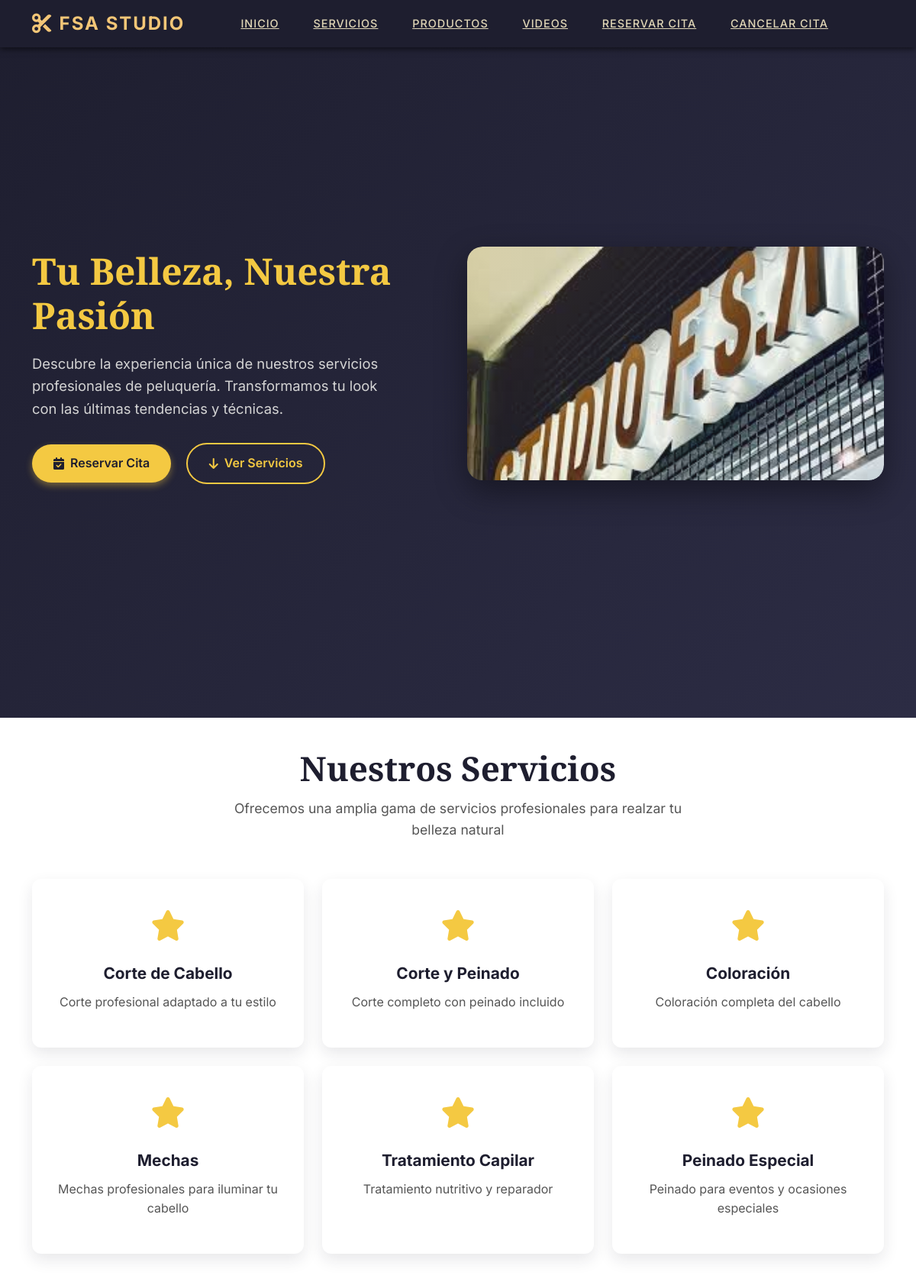
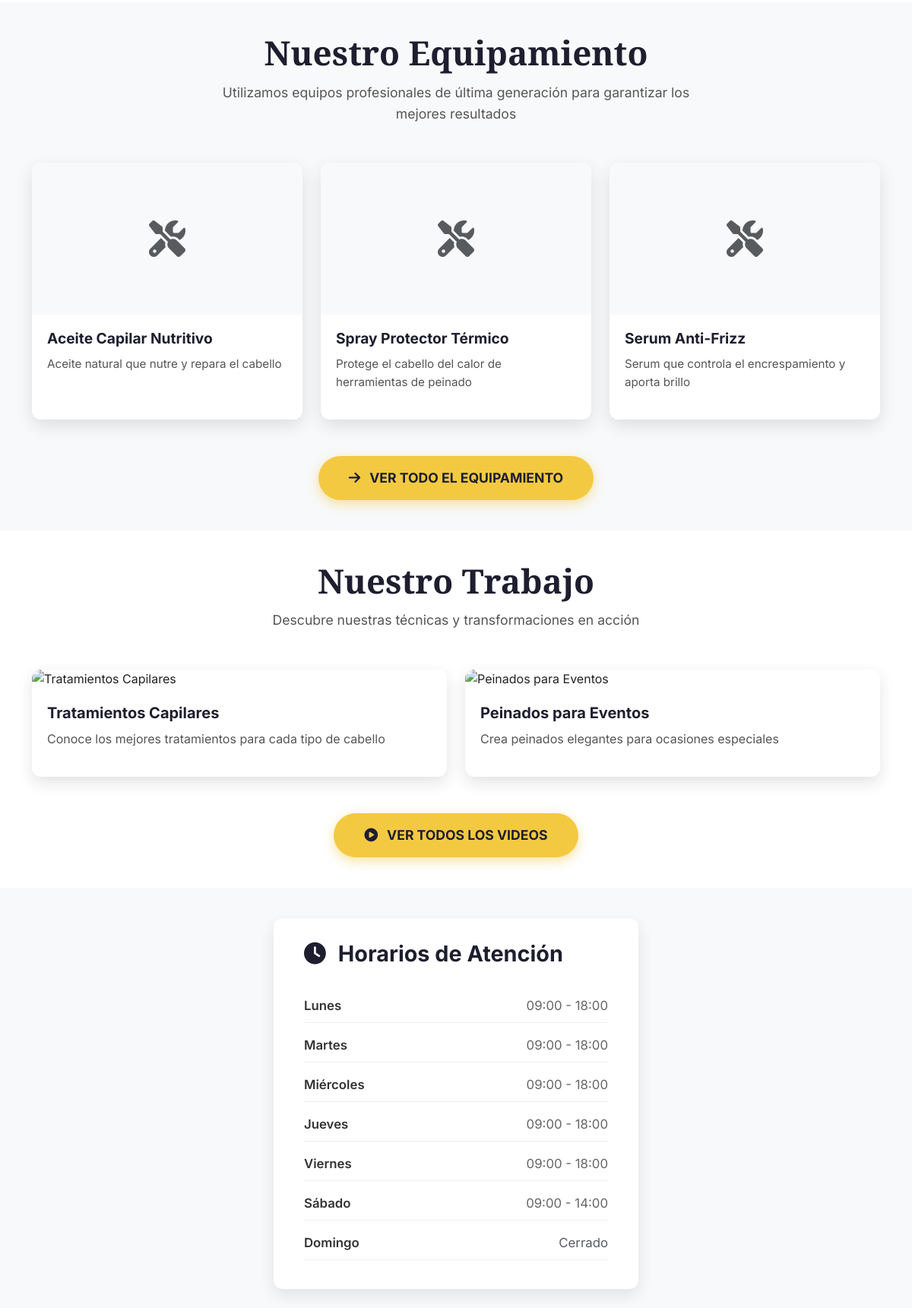
The page / (upper part) on the database its author committed (2 pictures, top to bottom).
### tables this page shows
CREATE TABLE servicios (
    id INT AUTO_INCREMENT PRIMARY KEY,
    nombre VARCHAR(100) NOT NULL,
    descripcion TEXT,
    duracion INT DEFAULT 30 COMMENT 'Duración en minutos',
    precio DECIMAL(10,2),
    activo BOOLEAN DEFAULT TRUE,
    icono TEXT,
    orden INT DEFAULT 0,
    fecha_creacion TIMESTAMP DEFAULT CURRENT_TIMESTAMP,
    fecha_actualizacion TIMESTAMP DEFAULT CURRENT_TIMESTAMP ON UPDATE CURRENT_TIMESTAMP,
    INDEX idx_activo (activo),
    INDEX idx_orden (orden)
);

CREATE TABLE productos (
    id INT AUTO_INCREMENT PRIMARY KEY,
    nombre VARCHAR(100) NOT NULL,
    descripcion TEXT NOT NULL,
    precio DECIMAL(10,2) NOT NULL,
    imagen VARCHAR(255) NULL,
    activo BOOLEAN DEFAULT TRUE,
    fecha_creacion TIMESTAMP DEFAULT CURRENT_TIMESTAMP,
    fecha_actualizacion TIMESTAMP DEFAULT CURRENT_TIMESTAMP ON UPDATE CURRENT_TIMESTAMP,
    INDEX idx_activo (activo)
);

CREATE TABLE videos (
    id INT AUTO_INCREMENT PRIMARY KEY,
    titulo VARCHAR(100) NOT NULL,
    descripcion TEXT NOT NULL,
    youtube_id VARCHAR(50) NOT NULL,
    categoria_id INT,
    activo BOOLEAN DEFAULT TRUE,
    fecha_creacion TIMESTAMP DEFAULT CURRENT_TIMESTAMP,
    fecha_actualizacion TIMESTAMP DEFAULT CURRENT_TIMESTAMP ON UPDATE CURRENT_TIMESTAMP,
    INDEX idx_activo (activo),
    INDEX idx_categoria (categoria_id),
    FOREIGN KEY (categoria_id) REFERENCES categorias_videos(id) ON DELETE SET NULL
);

### includes/db.php (called while the page is built, shortened)
<?php
class Database {
    private $host;
    private $dbname;
    private $username;
    private $password;
    private $pdo;
    public function __construct() {
        $this->host = DB_HOST;
        $this->dbname = DB_NAME;
        $this->username = DB_USER;
        $this->password = DB_PASS;
    }
    private function connect() {
        try {
            $dsn = "mysql:host={$this->host};dbname={$this->dbname};charset=utf8mb4";
            $options = [
                PDO::ATTR_ERRMODE => PDO::ERRMODE_EXCEPTION,
                PDO::ATTR_DEFAULT_FETCH_MODE => PDO::FETCH_ASSOC,
                PDO::ATTR_EMULATE_PREPARES => false,
            ];
            $this->pdo = new PDO($dsn, $this->username, $this->password, $options);
        } catch (PDOException $e) {
            die("Connection failed: " . $e->getMessage());
        }
    }
    public function query($sql, $params = []) {
        try {
            $stmt = $this->pdo->prepare($sql);
            $stmt->execute($params);
            return $stmt;
        } catch (PDOException $e) {
            error_log("Database query error: " . $e->getMessage());
            throw $e;
        }
    }
    public function fetchAll($sql, $params = []) {
        $stmt = $this->query($sql, $params);
        return $stmt->fetchAll();
    }
}
$db = new Database();
?>

### includes/functions.php (called while the page is built, shortened)
<?php
function getFeaturedServices($limit = 6) {
    global $db;
    return $db->fetchAll("SELECT * FROM servicios WHERE activo = 1 ORDER BY orden ASC LIMIT ?", [$limit]);
}
function getFeaturedProducts($limit = 3) {
    global $db;
    $cache_file = __DIR__ . '/../cache/featured_products.json';
    $productos = $db->fetchAll(
        "SELECT id, nombre, descripcion, imagen FROM productos WHERE activo = 1 ORDER BY id DESC LIMIT ?",
        [$limit]
    );
    return $productos;
}
function getFeaturedVideos($limit = 2) {
    global $db;
    return $db->fetchAll("
        SELECT v.*, c.nombre as categoria_nombre
        FROM videos v
        LEFT JOIN categorias_videos c ON v.categoria_id = c.id
        WHERE v.activo = 1
        ORDER BY v.id DESC
        LIMIT ?
    ", [$limit]);
}
function getHorarios() {
    global $db;
    $result = $db->fetchAll("SELECT id_dia, dia, hora_apertura, hora_cierre, cerrado, horario_partido, hora_apertura_tarde, hora_cierre_tarde FROM horarios ORDER BY id_dia ASC");
    $horarios = [];
    foreach ($result as $row) {
        if ($row['cerrado']) {
            $horarios[$row['dia']] = [
                'apertura' => 'Cerrado',
                'cierre' => 'Cerrado'
            ];
        } else {
            $apertura = substr($row['hora_apertura'], 0, 5);
            $cierre = substr($row['hora_cierre'], 0, 5);
            $horarios[$row['dia']] = [
                'apertura' => $apertura,
                'cierre' => $cierre
            ];
        }
    }
    return $horarios;
}
?>

### index.php (the view, shortened to what this page needs)
<?php
require_once 'includes/functions.php';
require_once 'includes/db.php';
$servicios_destacados = getFeaturedServices(6);
$productos_destacados = getFeaturedProducts(3);
$videos_destacados = getFeaturedVideos(2);
$horarios = getHorarios();
?>
<!DOCTYPE html>
<html lang="es">
<head>
    <link href="https://cdn.jsdelivr.net/npm/bootstrap@5.3.0/dist/css/bootstrap.min.css" rel="stylesheet">
    <link rel="stylesheet" href="https://cdnjs.cloudflare.com/ajax/libs/font-awesome/6.4.0/css/all.min.css">
    <link rel="stylesheet" href="css/styles.css">
</head>
<body>
    <?php include_once "includes/navbar.php";?>
    <div class="main-wrapper">
        <section class="hero-section">
            <div class="container">
                <div class="row align-items-center min-vh-100">
                    <div class="col-lg-6">
                        <div class="hero-content fade-in-up">
                            <h1 class="hero-title">
                                Tu Belleza, Nuestra Pasión
                            </h1>
                            <p class="hero-subtitle">
                                Descubre la experiencia única de nuestros servicios profesionales de peluquería.
                                Transformamos tu look con las últimas tendencias y técnicas.
                            </p>
                            <div class="hero-buttons">
                                <a href="citas.php" class="btn-modern fade-in-up-delay-1">
                                    <i class="fas fa-calendar-check"></i>
                                    Reservar Cita
                                </a>
                                <a href="#servicios" class="btn-outline-modern fade-in-up-delay-2">
                                    <i class="fas fa-arrow-down"></i>
                                    Ver Servicios
                                </a>
                            </div>
                        </div>
                    </div>
                    <div class="col-lg-6">
                        <div class="text-center fade-in-up fade-in-up-delay-3">
                            <div class="hero-image-wrapper">
                                <img src="./uploads/fsa_studio.jfif"
                                    alt="Peluquería profesional"
                                    class="img-fluid hero-image">
                            </div>
                        </div>
                    </div>
                </div>
            </div>
        </section>
        <?php if (!empty($servicios_destacados)): ?>
        <section id="servicios" class="section-modern">
            <div class="container">
                <div class="section-header">
                    <h2 class="section-title">Nuestros Servicios</h2>
                    <p class="section-subtitle">
                        Ofrecemos una amplia gama de servicios profesionales para realzar tu belleza natural
                    </p>
                </div>
                <div class="row g-4">
                    <?php foreach ($servicios_destacados as $servicio): ?>
                    <div class="col-lg-4 col-md-6">
                        <div class="feature-card">
                            <div class="feature-icon">
                                <i class="fas <?php echo $servicio['icono'] ?? 'fa-star'; ?>"></i>
                            </div>
                            <h3 class="feature-title"><?php echo htmlspecialchars($servicio['nombre']); ?></h3>
                            <p class="feature-description"><?php echo htmlspecialchars($servicio['descripcion']); ?></p>
                        </div>
                    </div>
                    <?php endforeach; ?>
                </div>
            </div>
        </section>
        <?php endif; ?>
        <?php if (!empty($productos_destacados)): ?>
        <section class="section-modern bg-light">
            <div class="container">
                <div class="section-header">
                    <h2 class="section-title">Nuestro Equipamiento</h2>
                    <p class="section-subtitle">
                        Utilizamos equipos profesionales de última generación para garantizar los mejores resultados
                    </p>
                </div>
                <div class="row g-4">
                    <?php foreach ($productos_destacados as $producto): ?>
                    <div class="col-lg-4 col-md-6">
                        <div class="product-card">
                            <?php
                            if (!empty($producto['imagen'])) {
                                $thumb = getThumbnail($producto['imagen']);
                                if ($thumb) {
                                    echo '<img src="' . htmlspecialchars($thumb) . '"
                                        alt="' . htmlspecialchars($producto['nombre']) . '"
                                        class="product-image-detailed"
                                        loading="lazy">';
                                } else {
                                    echo '<div class="bg-light d-flex align-items-center justify-content-center" style="height:200px;">
                                            <i class="fas fa-tools fa-3x text-muted"></i>
                                        </div>';
                                }
                            } else {
                                echo '<div class="bg-light d-flex align-items-center justify-content-center" style="height:200px;">
                                        <i class="fas fa-tools fa-3x text-muted"></i>
                                    </div>';
                            }
                            ?>
                            <div class="product-content">
                                <h3 class="product-title"><?php echo htmlspecialchars($producto['nombre']); ?></h3>
                                <p class="product-description"><?php echo htmlspecialchars($producto['descripcion']); ?></p>
                            </div>
                        </div>
                    </div>
                <?php endforeach; ?>
                </div>
                <div class="text-center mt-5">
                    <a href="productos.php" class="btn-cta-white">
                        <i class="fas fa-arrow-right"></i>
                        Ver Todo el Equipamiento
                    </a>
                </div>
            </div>
        </section>
        <?php endif; ?>
        <?php if (!empty($videos_destacados)): ?>
        <section class="section-modern">
            <div class="container">
                <div class="section-header">
                    <h2 class="section-title">Nuestro Trabajo</h2>
                    <p class="section-subtitle">
                        Descubre nuestras técnicas y transformaciones en acción
                    </p>
                </div>
                <div class="row g-4">
                    <?php foreach ($videos_destacados as $video): ?>
                    <div class="col-lg-6">
                        <div class="video-card">
                            <div class="video-thumbnail-gallery">
                            </div>
                            <div class="video-content">
                                <h3 class="video-title"><?php echo htmlspecialchars($video['titulo']); ?></h3>
                                <p class="video-description"><?php echo htmlspecialchars($video['descripcion']); ?></p>
                            </div>
                        </div>
                    </div>
                    <?php endforeach; ?>
                </div>
                <div class="text-center mt-5">
                    <a href="videos.php" class="btn-cta-white">
                        <i class="fas fa-play-circle"></i>
                        Ver Todos los Videos
                    </a>
                </div>
            </div>
        </section>
        <?php endif; ?>
        <section class="section-modern bg-light">
            <div class="container">
                <div class="row justify-content-center">
                    <div class="col-lg-8">
                        <div class="hours-card">
                            <h2 class="hours-title">
                                <i class="fas fa-clock me-3"></i>
                                Horarios de Atención
                            </h2>
                            <?php foreach ($horarios as $dia => $horario): ?>
                            <div class="hours-item">
                                <span class="hours-day"><?php echo $dia; ?></span>
                                <span class="hours-time">
                                    <?php if ($horario['apertura'] === 'Cerrado'): ?>
                                        <span class="text-muted">Cerrado</span>
                                    <?php else: ?>
                                        <?php echo $horario['apertura']; ?>
                                        <?php if ($horario['cierre'] !== $horario['apertura']): ?>
                                            - <?php echo $horario['cierre']; ?>
                                        <?php endif; ?>
                                    <?php endif; ?>
                                </span>
                            </div>
                            <?php endforeach; ?>
                        </div>
                    </div>
                </div>
            </div>
        </section>
    </div>
</body>
</html>

### rows shown on the page
servicios: nombre "Corte de Cabello", descripcion "Corte profesional adaptado a tu estilo"
servicios: nombre "Corte y Peinado", descripcion "Corte completo con peinado incluido"
servicios: nombre "Coloración", descripcion "Coloración completa del cabello"
servicios: nombre "Mechas", descripcion "Mechas profesionales para iluminar tu cabello"
servicios: nombre "Tratamiento Capilar", descripcion "Tratamiento nutritivo y reparador"
servicios: nombre "Peinado Especial", descripcion "Peinado para eventos y ocasiones especiales"
productos: nombre "Aceite Capilar Nutritivo", descripcion "Aceite natural que nutre y repara el cabello"
productos: nombre "Spray Protector Térmico", descripcion "Protege el cabello del calor de herramientas de peinado"
productos: nombre "Serum Anti-Frizz", descripcion "Serum que controla el encrespamiento y aporta brillo"
videos: titulo "Tratamientos Capilares", descripcion "Conoce los mejores tratamientos para cada tipo de cabello"
videos: titulo "Peinados para Eventos", descripcion "Crea peinados elegantes para ocasiones especiales"

### other values the page prints
SITE_NAME "FSA STUDIO"
$dia "Lunes"
$horario['apertura'] "09:00"
$horario['cierre'] "18:00"
$dia "Martes"
$dia "Miércoles"
$dia "Jueves"
$dia "Viernes"
$dia "Sábado"
$horario['cierre'] "14:00"
$dia "Domingo"
